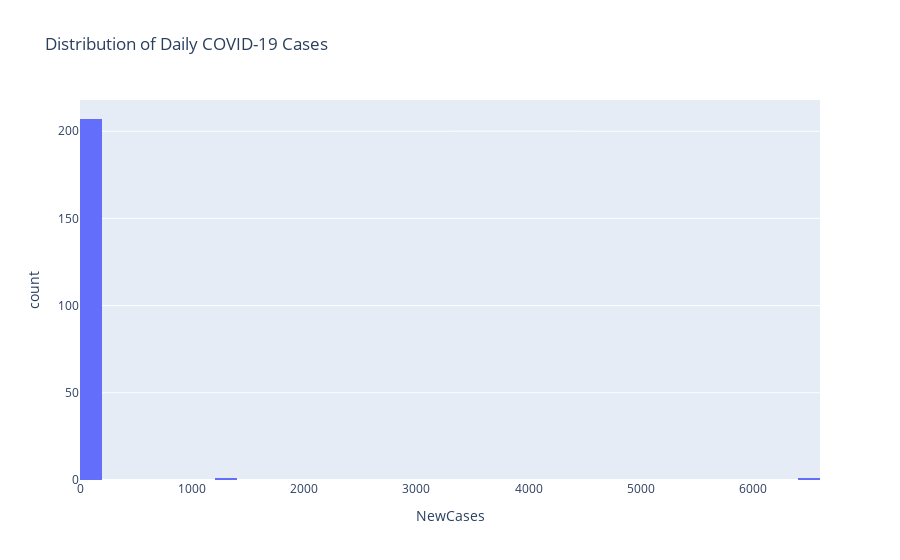

Notebook code for this chart:
### Markdown cell above
### **5.4 Histogram (Daily New Cases Distribution)**

### Code cell
fig = px.histogram(df, x='NewCases', title='Distribution of Daily COVID-19 Cases', nbins=50)
fig.show()

### Figure 1 — Plotly figure (JSON) as saved in the notebook; plotly's stock layout.template omitted (floating-point values rounded to 4 significant figures; data arrays with more than 128 entries replaced by an {"elided": "..."} marker saying what was removed)
{"data": [{"bingroup": "x", "hovertemplate": "NewCases=%{x}<br>count=%{y}<extra></extra>", "legendgroup": "", "marker": {"color": "#636efa", "pattern": {"shape": ""}}, "name": "", "nbinsx": 50, "orientation": "v", "showlegend": false, "type": "histogram", "x": {"elided": "209 float values"}, "xaxis": "x", "yaxis": "y"}], "layout": {"barmode": "relative", "legend": {"tracegroupgap": 0}, "title": {"text": "Distribution of Daily COVID-19 Cases"}, "xaxis": {"anchor": "y", "domain": [0, 1], "title": {"text": "NewCases"}}, "yaxis": {"anchor": "x", "domain": [0, 1], "title": {"text": "count"}}}}
